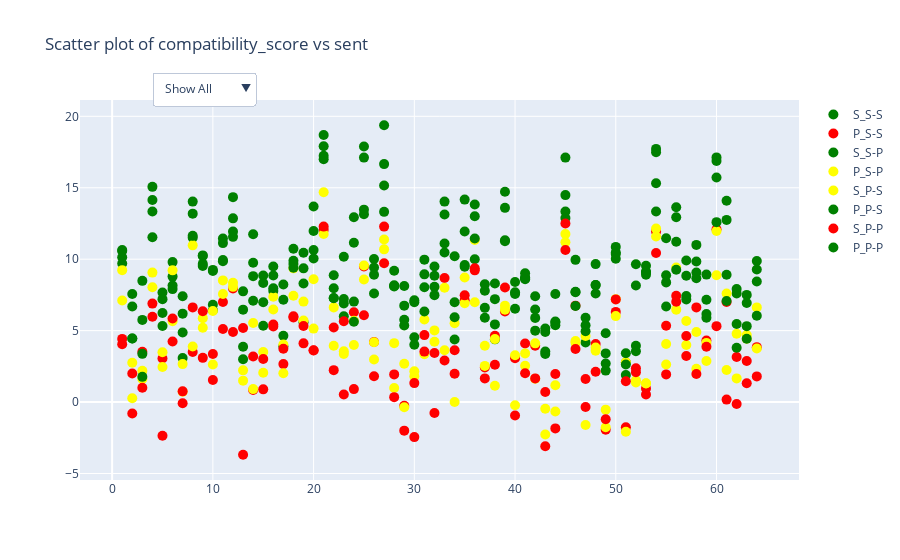

The cell this chart's notebook holds for it:
### Code cell
import plotly.graph_objects as go
colors = {
    'good': 'green',
    'bad': 'red',
    'weird': 'yellow'

}
# Create a scatter for each 'code' group
traces = []
for code in data['Code'].unique():
    df_sub = data[data['Code'] == code]
    traces.append(go.Scatter(
        x=df_sub['Sent'],
        y=df_sub['compatibility_score'],
        mode='markers',
        marker=dict(
            size=10,
            color=[colors[v] for v in df_sub['weirdness'].tolist()], # set color equal to a variable
        ),
        text=df_sub['Sentence'],  # This line is added to set hover text
        hoverinfo='text',
        name=str(code)
    ))

fig = go.Figure(data=traces, layout=layout)
fig.show()
